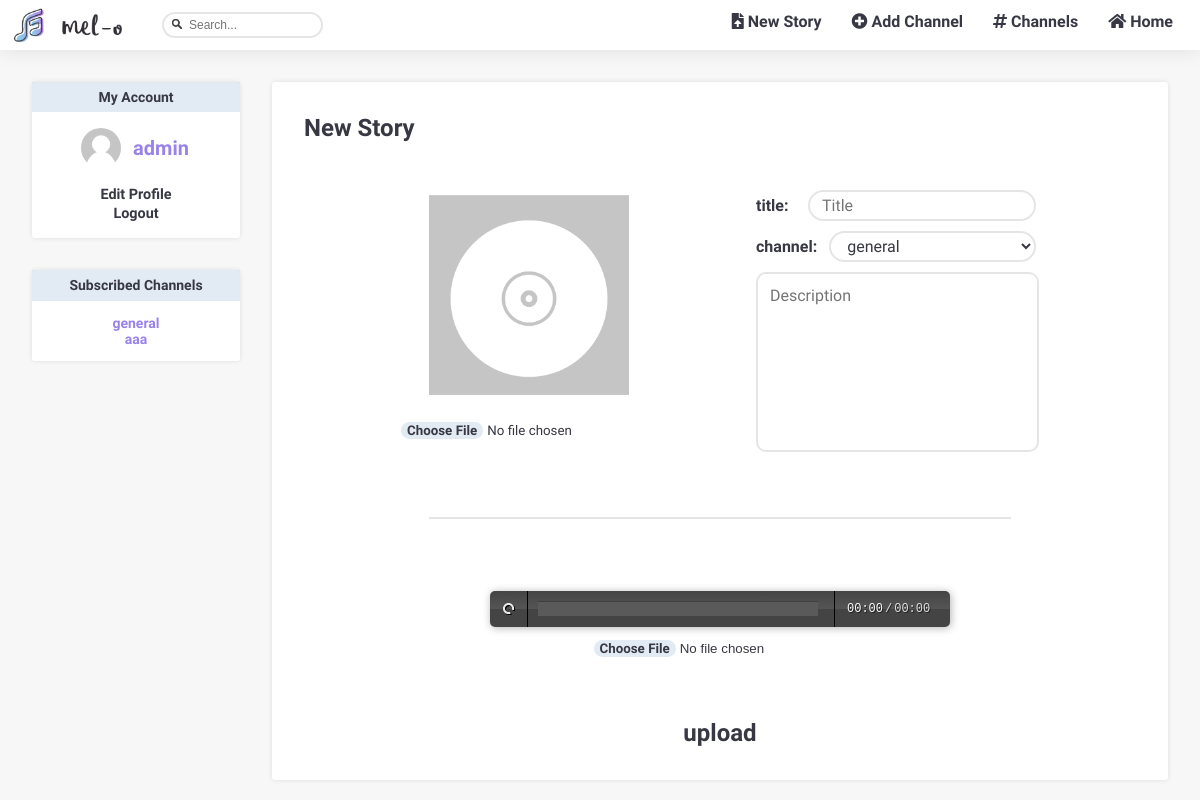
Page /pages/upload.php (signed in) on the earlier database version.
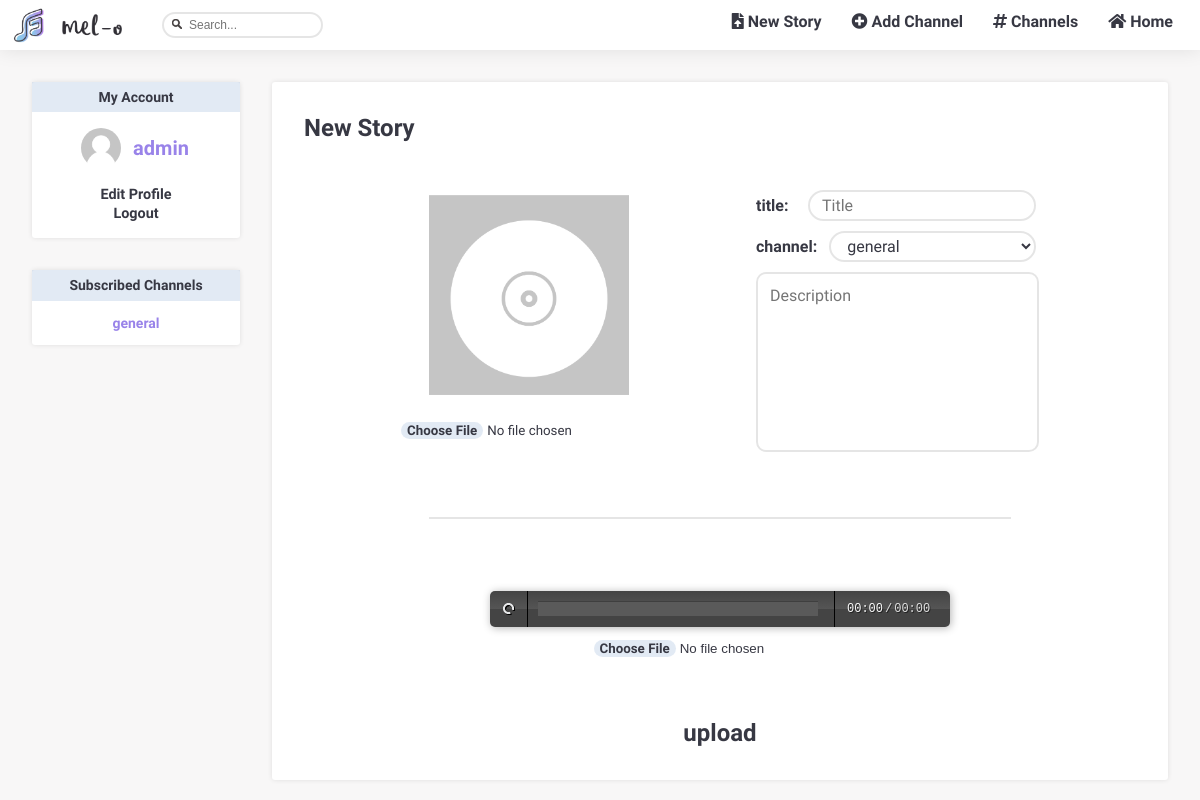
Same page on the later database version.
### tables this page shows
CREATE TABLE subscribed (
  id INTEGER PRIMARY KEY,
  user VARCHAR REFERENCES users,
  channel VARCHAR REFERENCES channels
);

### pages/upload.php (called while the page is built, shortened)
<?php
    include_once('../database/db_channels.php');
    include_once('../templates/tpl_common.php');
    include_once('../templates/tpl_account.php');
    include_once('../templates/tpl_upload.php');
    $username = $_SESSION['username'];
        $subbed_channels = getSubbedChannels($username);
        draw_sidebar($subbed_channels, false);
?>

### database/db_channels.php (called while the page is built, shortened)
<?php
  include('../database/db_connection.php');
  function getSubbedChannels($username) {
    global $db;
    $stmt = $db->prepare('SELECT channel FROM subscribed WHERE user = ?');
    $stmt->execute(array($username));
    return $stmt->fetchAll();
  }
?>

### templates/tpl_account.php (the view, shortened to what this page needs)
<?php function draw_sidebar($subbed_channels, $sort) {
?>
  <section id="sidebar" >
    <?php
      draw_sidebar_login();
      if($subbed_channels)
        draw_sidebar_subs($subbed_channels);
    ?>
  </section>
<?php } ?>
<?php
    function draw_sidebar_login() {
  if (isset($_SESSION['username']))
  {
    $username = $_SESSION['username'];?>
    <section id="sidebar_login" class="blockStyle sidebarCard">
      <span class="sidebarCardHeader sidebarH1">My Account</span >
      <section class="sidebarCardContent">
        <div id=userInfo>
          <?php $igmsrc = getUserImage($username);?>
          <img  id="userImage"  src=<?=$igmsrc?> width=40 height="40">
          <a href="../pages/profile.php?user=<?= $username ?>" class="sidebarPurpleLink" id="username"><?= $username ?></a>
        </div>
        <section id="options">
          <span class="lineSpan"> <a href="../pages/edit_profile.php?user=<?= $username ?>" class="sidebarButtonLink">Edit Profile</a></span>
          <span><a href="../actions/action_logout.php" class="sidebarButtonLink">Logout</a></span>
        </section>
      </section>
    </section>
    <?php }
} ?>
<?php function draw_sidebar_subs($subbed_channels) { ?>
    <section id="sidebar_subs" class= "blockStyle sidebarCard">
    <?php if (isset($_SESSION['username'])) {?>
      <span class="sidebarCardHeader"><a href="../pages/subfeed.php" class="sidebarH1">Subscribed Channels</a></span>
    <?php } else {?>
      <h1 class="sidebarCardHeader sidebarH1">Subscribed Channels</h1>
    <?php } ?>
      <ul class="sidebarCardContent">
        <?php
          if (isset($_SESSION['username']) && !empty($subbed_channels)) {
            foreach($subbed_channels as $subbed_channel) { ?>
              <li data-channel=<?= $subbed_channel['channel'] ?>>
                <a href="../pages/channel_page.php?channel=<?= $subbed_channel['channel'] ?>" class="sidebarPurpleLink"><?= $subbed_channel['channel'] ?></a>
              </li>
        <?php }
          }
        ?>
      </ul>
    </section>
<?php
} ?>
<?php
function getUserImage($username){
  if(file_exists("../img/users/originals/$username.png")){
   $img = "../img/users/originals/$username.png";
  }else  $img = "../img/unknownuser.png";
  return $img;
}?>

Differences in the rows shown:
removed subscribed: channel "aaa"
